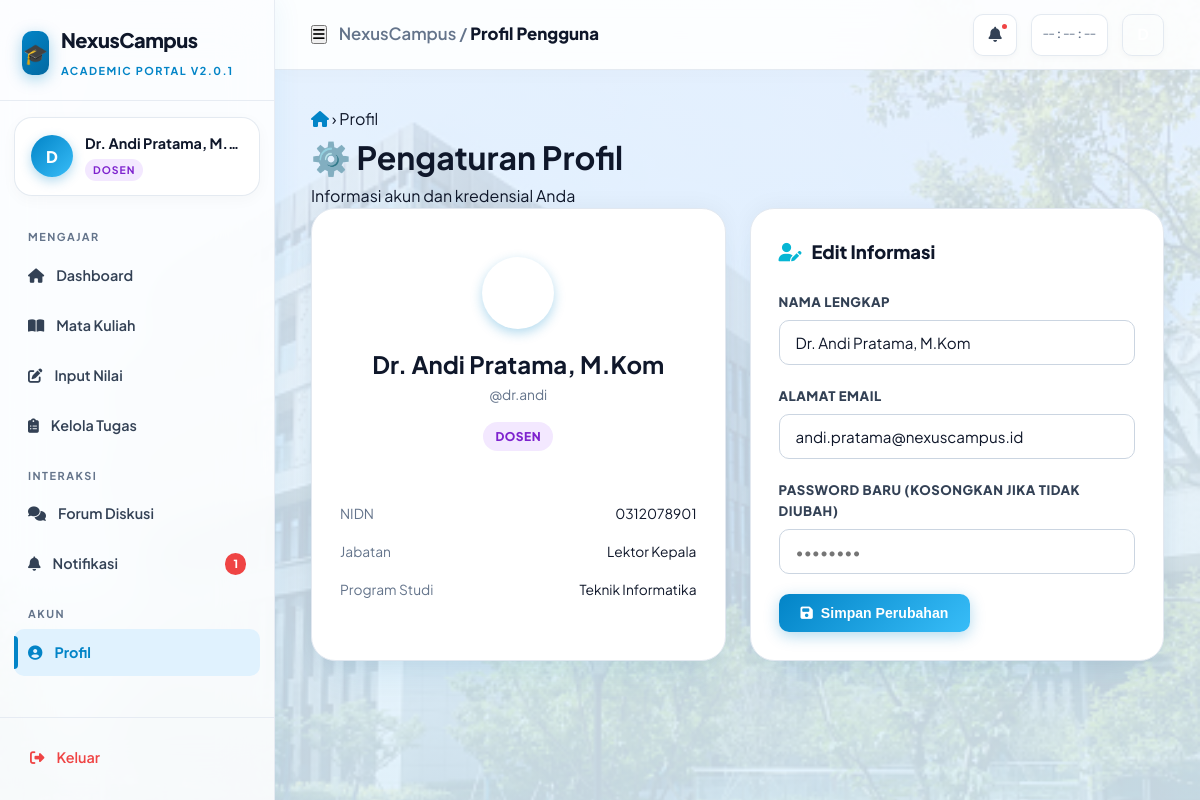
Page /modules/admin/profil.php (signed in) on the committed database.
### tables this page shows
CREATE TABLE users (
    id          INT AUTO_INCREMENT PRIMARY KEY,
    username    VARCHAR(50)  UNIQUE NOT NULL,
    password    VARCHAR(255) NOT NULL,
    email       VARCHAR(100) UNIQUE NOT NULL,
    nama_lengkap VARCHAR(100) NOT NULL,
    role        ENUM('mahasiswa','dosen','admin') NOT NULL DEFAULT 'mahasiswa',
    avatar      VARCHAR(255) DEFAULT NULL,
    status      ENUM('aktif','nonaktif') DEFAULT 'aktif',
    last_login  DATETIME DEFAULT NULL,
    created_at  DATETIME DEFAULT CURRENT_TIMESTAMP,
    updated_at  DATETIME DEFAULT CURRENT_TIMESTAMP ON UPDATE CURRENT_TIMESTAMP
);

CREATE TABLE dosen (
    id          INT AUTO_INCREMENT PRIMARY KEY,
    user_id     INT NOT NULL,
    nidn        VARCHAR(20) UNIQUE NOT NULL,
    prodi       VARCHAR(100) NOT NULL,
    jabatan     VARCHAR(100) DEFAULT 'Dosen Pengajar',
    FOREIGN KEY (user_id) REFERENCES users(id) ON DELETE CASCADE
);

### includes/auth.php (called while the page is built, shortened)
<?php
function isLoggedIn(): bool {
    return isset($_SESSION['user_id']) && !empty($_SESSION['user_id']);
}
function getCurrentUser(): array {
    return [
        'id'          => $_SESSION['user_id'],
        'username'    => $_SESSION['username'],
        'nama'        => $_SESSION['nama'],
        'role'        => $_SESSION['role'],
        'profile_id'  => $_SESSION['profile_id'] ?? null,
    ];
}
function e(mixed $val): string {
    return htmlspecialchars((string)$val, ENT_QUOTES | ENT_SUBSTITUTE, 'UTF-8');
}
function getUnreadNotifCount(): int {
    $db = getDB();
    $stmt = $db->prepare("SELECT COUNT(*) FROM notifikasi WHERE user_id = ? AND is_read = 0");
    $stmt->execute([$_SESSION['user_id']]);
    return (int) $stmt->fetchColumn();
}

### modules/admin/profil.php (the view, shortened to what this page needs)
<?php
require_once __DIR__ . '/../../includes/auth.php';
$db = getDB();
$user = getCurrentUser();
$role = $user['role'];
$stmt = $db->prepare("SELECT * FROM users WHERE id = ?");
$stmt->execute([$user['id']]);
$userData = $stmt->fetch();
$extraData = [];
if ($role === 'mahasiswa') {
    $stmt = $db->prepare("SELECT * FROM mahasiswa WHERE user_id = ?");
    $stmt->execute([$user['id']]);
    $extraData = $stmt->fetch() ?: [];
} elseif ($role === 'dosen') {
    $stmt = $db->prepare("SELECT * FROM dosen WHERE user_id = ?");
    $stmt->execute([$user['id']]);
    $extraData = $stmt->fetch() ?: [];
}
$pageTitle = 'Profil Pengguna';
$pageSection = 'profil';
require_once __DIR__ . '/../../includes/layout_header.php';
?>
<div class="page-header animate-fade-in-up">
  <div class="breadcrumb">
    <a href="<?= APP_URL ?>/dashboard.php"><i class="fas fa-house"></i></a>
    <span class="breadcrumb-sep">›</span>
    <span>Profil</span>
  </div>
  <h1 class="page-title">⚙️ Pengaturan Profil</h1>
  <p class="page-subtitle">Informasi akun dan kredensial Anda</p>
</div>
<div class="grid-2">
  <div class="card animate-fade-in-up">
    <div style="text-align:center;padding:20px 0">
      <div class="user-avatar" style="width:72px;height:72px;font-size:1.8rem;margin:0 auto 16px;background:linear-gradient(135deg,var(--accent-purple),var(--accent-pink))">
      </div>
      <h2><?= e($userData['nama_lengkap']) ?></h2>
      <p class="text-sm text-muted font-mono mb-2">@<?= e($userData['username']) ?></p>
      <span class="badge badge-<?= $role === 'admin' ? 'danger' : ($role === 'dosen' ? 'purple' : 'blue') ?>">
        <?= strtoupper($role) ?>
      </span>
    </div>
    <div style="border-top:1px solid var(--border);padding-top:16px;margin-top:16px">
      <?php if ($role === 'mahasiswa'): ?>
      <div class="flex-between mb-2">
        <span class="text-sm text-muted">NIM</span>
        <span class="font-mono text-sm fw-bold"><?= e($extraData['nim'] ?? '-') ?></span>
      </div>
      <div class="flex-between mb-2">
        <span class="text-sm text-muted">Program Studi</span>
        <span class="text-sm"><?= e($extraData['prodi'] ?? '-') ?></span>
      </div>
      <div class="flex-between mb-2">
        <span class="text-sm text-muted">Fakultas</span>
        <span class="text-sm"><?= e($extraData['fakultas'] ?? '-') ?></span>
      </div>
      <div class="flex-between mb-2">
        <span class="text-sm text-muted">Angkatan</span>
        <span class="text-sm font-mono"><?= e($extraData['angkatan'] ?? '-') ?></span>
      </div>
      <?php elseif ($role === 'dosen'): ?>
      <div class="flex-between mb-2">
        <span class="text-sm text-muted">NIDN</span>
        <span class="font-mono text-sm fw-bold"><?= e($extraData['nidn'] ?? '-') ?></span>
      </div>
      <div class="flex-between mb-2">
        <span class="text-sm text-muted">Jabatan</span>
        <span class="text-sm"><?= e($extraData['jabatan'] ?? '-') ?></span>
      </div>
      <div class="flex-between mb-2">
        <span class="text-sm text-muted">Program Studi</span>
        <span class="text-sm"><?= e($extraData['prodi'] ?? '-') ?></span>
      </div>
      <?php endif; ?>
    </div>
  </div>
  <div class="card animate-fade-in-up">
    <h3 class="card-title mb-3"><i class="fas fa-user-pen" style="color:var(--accent-cyan)"></i> Edit Informasi</h3>
    <form method="POST">
      <div class="form-group">
        <label class="form-label">Nama Lengkap</label>
        <input type="text" name="nama_lengkap" class="form-control" value="<?= e($userData['nama_lengkap']) ?>" required>
      </div>
      <div class="form-group">
        <label class="form-label">Alamat Email</label>
        <input type="email" name="email" class="form-control" value="<?= e($userData['email']) ?>" required>
      </div>
      <div class="form-group">
        <label class="form-label">Password Baru (Kosongkan jika tidak diubah)</label>
        <input type="password" name="password" class="form-control" placeholder="••••••••">
      </div>
      <button type="submit" class="btn btn-cyan">
        <i class="fas fa-floppy-disk"></i> Simpan Perubahan
      </button>
    </form>
  </div>
</div>
<?php require_once __DIR__ . '/../../includes/layout_footer.php'; ?>

### includes/layout_header.php (shortened to what this page needs)
<?php
require_once __DIR__ . '/auth.php';
$user    = getCurrentUser();
$role    = $user['role'];
$notifCount = getUnreadNotifCount();
$initial = strtoupper(substr($user['nama'], 0, 1));
$nav = [];
if ($role === 'mahasiswa') {
    $nav = [
        'Akademik' => [
            ['label' => 'Dashboard',    'icon' => 'fa-house',           'href' => 'dashboard.php',                        'section' => 'dashboard'],
            ['label' => 'Nilai Saya',   'icon' => 'fa-chart-bar',       'href' => 'modules/mahasiswa/nilai.php',           'section' => 'nilai'],
            ['label' => 'Tugas',        'icon' => 'fa-file-arrow-up',   'href' => 'modules/mahasiswa/tugas.php',           'section' => 'tugas'],
            ['label' => 'Mata Kuliah',  'icon' => 'fa-book-open',       'href' => 'modules/mahasiswa/matkul.php',          'section' => 'matkul'],
        ],
        'Komunitas' => [
            ['label' => 'Forum Diskusi', 'icon' => 'fa-comments',       'href' => 'modules/mahasiswa/forum.php',           'section' => 'forum'],
            ['label' => 'Notifikasi',    'icon' => 'fa-bell',           'href' => 'modules/mahasiswa/notifikasi.php',      'section' => 'notif', 'badge' => $notifCount],
        ],
        'Akun' => [
            ['label' => 'Profil',       'icon' => 'fa-user-circle',     'href' => 'modules/mahasiswa/profil.php',          'section' => 'profil'],
        ],
    ];
} elseif ($role === 'dosen') {
    $nav = [
        'Mengajar' => [
            ['label' => 'Dashboard',    'icon' => 'fa-house',           'href' => 'dashboard.php',                        'section' => 'dashboard'],
            ['label' => 'Mata Kuliah',  'icon' => 'fa-book-open',       'href' => 'modules/dosen/matkul.php',             'section' => 'matkul'],
            ['label' => 'Input Nilai',  'icon' => 'fa-pen-to-square',   'href' => 'modules/dosen/nilai.php',              'section' => 'nilai'],
            ['label' => 'Kelola Tugas', 'icon' => 'fa-clipboard-list',  'href' => 'modules/dosen/tugas.php',              'section' => 'tugas'],
        ],
        'Interaksi' => [
            ['label' => 'Forum Diskusi','icon' => 'fa-comments',        'href' => 'modules/dosen/forum.php',              'section' => 'forum'],
            ['label' => 'Notifikasi',  'icon' => 'fa-bell',            'href' => 'modules/dosen/notifikasi.php',         'section' => 'notif', 'badge' => $notifCount],
        ],
        'Akun' => [
            ['label' => 'Profil',       'icon' => 'fa-user-circle',     'href' => 'modules/dosen/profil.php',             'section' => 'profil'],
        ],
    ];
}
?>
<!DOCTYPE html>
<html lang="id">
<head>
<link rel="stylesheet" href="https://cdnjs.cloudflare.com/ajax/libs/font-awesome/6.4.0/css/all.min.css">
<link rel="stylesheet" href="<?= APP_URL ?>/assets/css/main.css">
</head>
<body>
<div class="app-layout">
  <aside class="sidebar" id="sidebar">
    <div class="sidebar-brand">
      <div class="brand-logo">
        <div class="brand-icon">🎓</div>
        <div class="brand-text">
          <span class="brand-name"><?= APP_NAME ?></span>
          <span class="brand-sub">Academic Portal v<?= APP_VERSION ?></span>
        </div>
      </div>
    </div>
    <div class="sidebar-user">
      <div class="user-avatar"><?= $initial ?></div>
      <div class="user-info">
        <div class="user-name"><?= e($user['nama']) ?></div>
        <span class="user-role role-<?= $role ?>"><?= ucfirst($role) ?></span>
      </div>
    </div>
    <nav class="sidebar-nav">
      <?php foreach ($nav as $section => $items): ?>
      <div class="nav-section">
        <div class="nav-section-label"><?= $section ?></div>
        <?php foreach ($items as $item): ?>
        <?php
          $isActive = ($pageSection ?? '') === $item['section'];
          $absHref  = APP_URL . '/' . $item['href'];
        ?>
        <a href="<?= $absHref ?>"
           class="nav-item <?= $isActive ? 'active' : '' ?>">
          <span class="nav-icon"><i class="fas <?= $item['icon'] ?>"></i></span>
          <?= e($item['label']) ?>
          <?php if (!empty($item['badge']) && $item['badge'] > 0): ?>
          <span class="nav-badge"><?= $item['badge'] ?></span>
          <?php endif; ?>
        </a>
        <?php endforeach; ?>
      </div>
      <?php endforeach; ?>
    </nav>
    <div class="sidebar-footer">
      <a href="<?= APP_URL ?>/logout.php"
         class="nav-item"
         style="color:var(--accent-red)"
         onclick="return confirm('Yakin ingin keluar?')">
        <span class="nav-icon"><i class="fas fa-right-from-bracket"></i></span>
        Keluar
      </a>
    </div>
  </aside>
  <header class="topbar">
    <div style="display:flex;align-items:center;gap:12px">
      <button class="hamburger" id="hamburger">
        <i class="fas fa-bars"></i>
      </button>
      <div class="topbar-title">
        <?= APP_NAME ?> / <span><?= e($pageTitle ?? 'Dashboard') ?></span>
      </div>
    </div>
    <div class="topbar-actions">
      <a href="<?= APP_URL ?>/modules/<?= $role ?>/notifikasi.php"
         class="topbar-btn" title="Notifikasi">
        <i class="fas fa-bell"></i>
        <?php if ($notifCount > 0): ?>
        <span class="notif-dot"></span>
        <?php endif; ?>
      </a>
      <div class="topbar-btn" style="width:auto;padding:0 10px;font-family:'JetBrains Mono',monospace;font-size:0.72rem;color:var(--text-muted);" id="clock">
        --:--:--
      </div>
      <a href="<?= APP_URL ?>/modules/<?= $role ?>/profil.php"
         class="topbar-btn" title="Profil" style="background:linear-gradient(135deg,var(--accent-purple),var(--accent-pink));color:#fff;font-weight:700;">
      </a>
    </div>
  </header>
  <main class="main-content">

### rows in the picture
users: nama_lengkap "D", nama_lengkap "Dr. Andi Pratama, M.…", role "DOSEN", nama_lengkap "Dr. Andi Pratama, M.Kom", username "dr.andi", email "andi.pratama@nexuscampus.id"
dosen: nidn "0312078901", jabatan "Lektor Kepala", prodi "Teknik Informatika"

### other values in the picture
APP_NAME "NexusCampus"
APP_VERSION "2.0.1"
$section "MENGAJAR"
$item['label'] "Dashboard"
$item['label'] "Mata Kuliah"
$item['label'] "Input Nilai"
$item['label'] "Kelola Tugas"
$section "INTERAKSI"
$item['label'] "Forum Diskusi"
$item['label'] "Notifikasi"
$item['badge'] "1"
$section "AKUN"
$item['label'] "Profil"
$pageTitle "Profil Pengguna"
